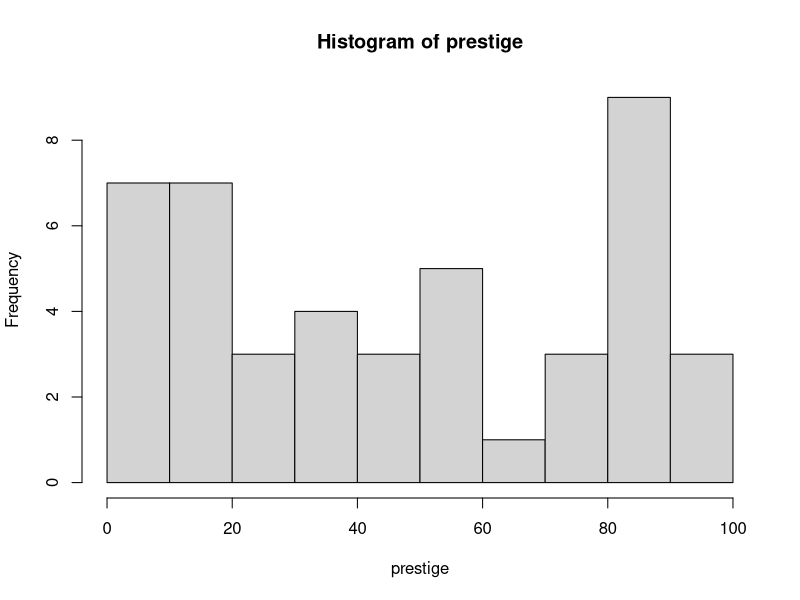
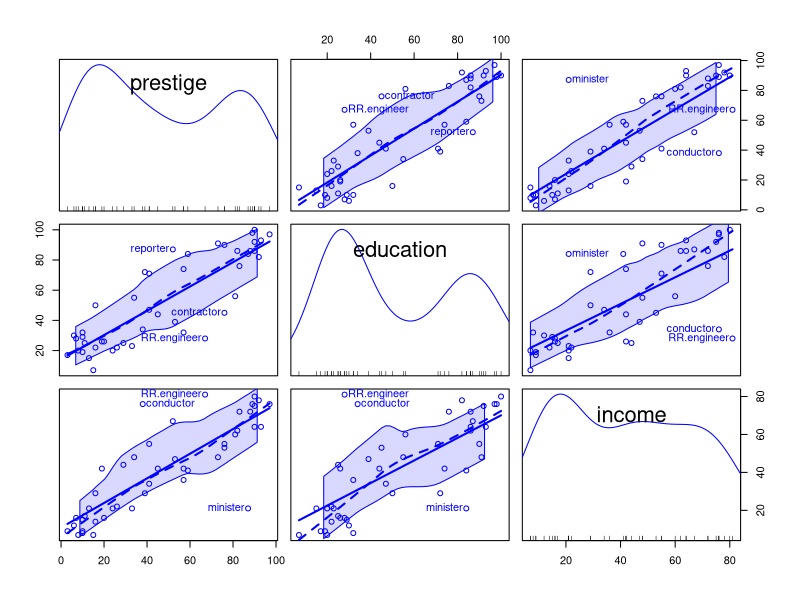
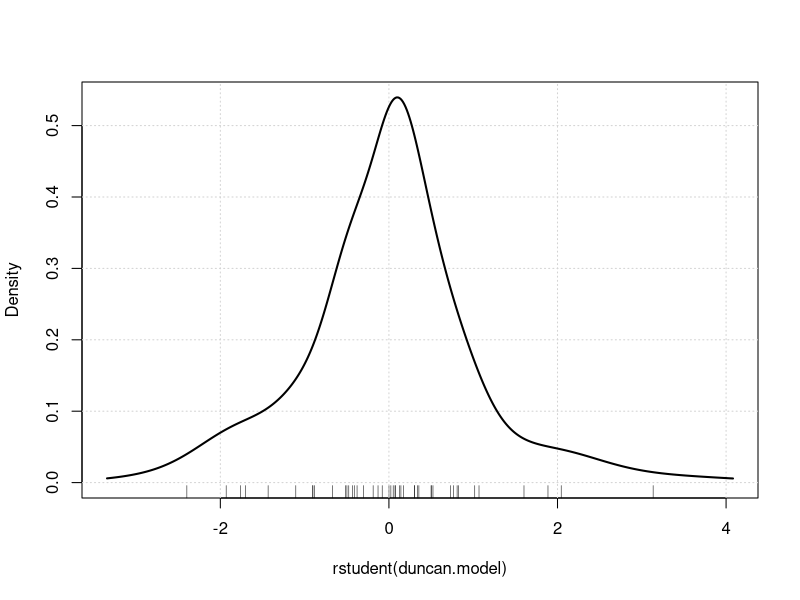
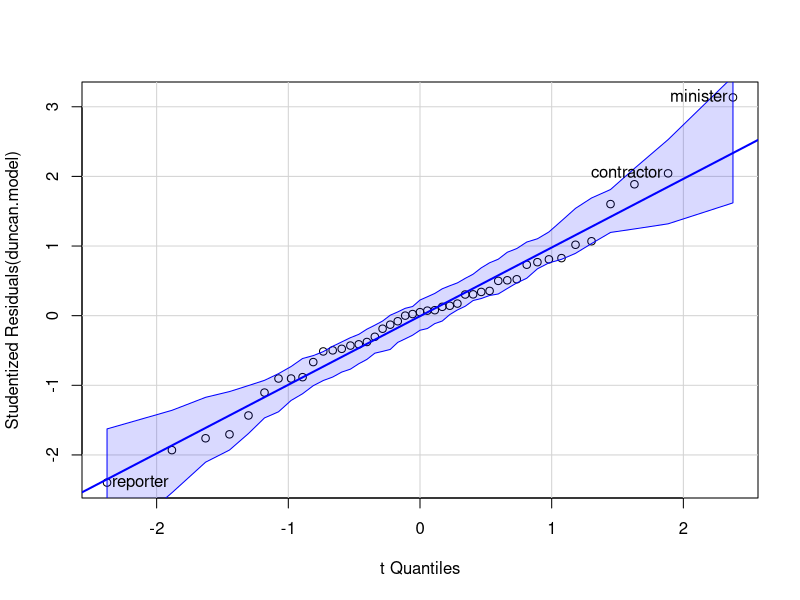
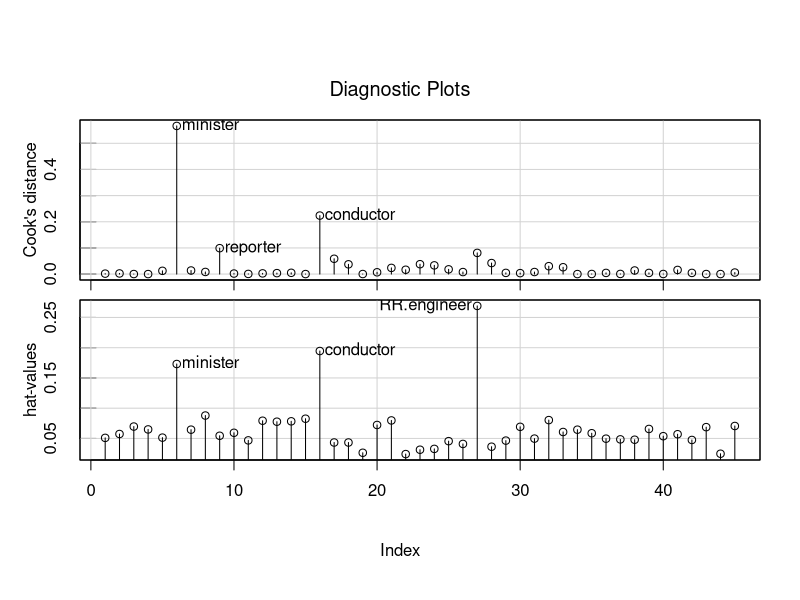
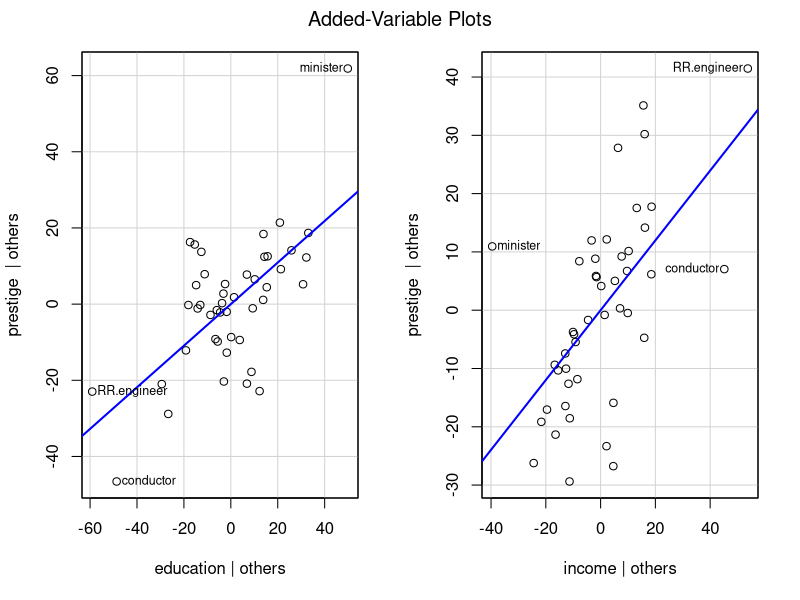
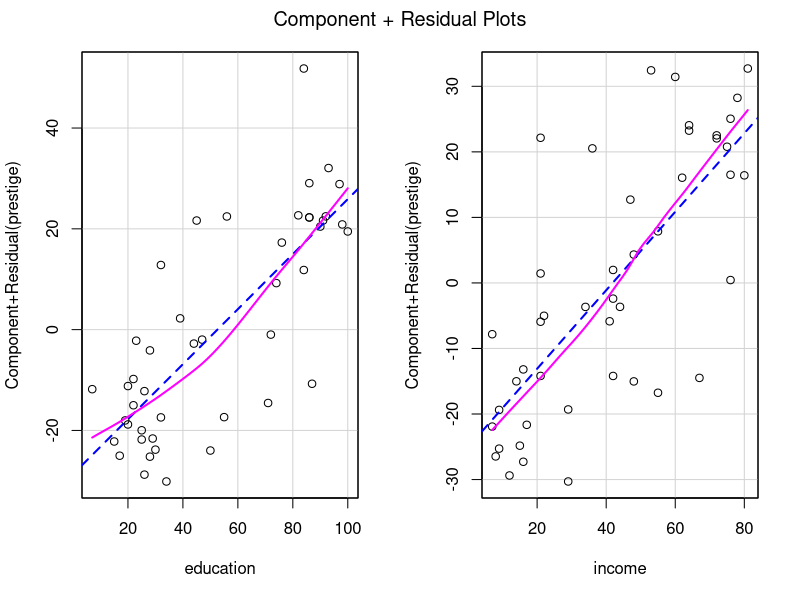

These figures' R source, in order:
## ---- chunk 1
knitr::opts_chunk$set(echo = TRUE)
## ---- chunk 2
library("car") # load car and carData packages
head(Duncan, n=10)
dim(Duncan)
## ---- chunk 3
summary(Duncan)
## ---- chunk 4
with(Duncan, hist(prestige))
## ---- chunk 5
scatterplotMatrix( ~ prestige + education + income, 
    id=list(n=3), data=Duncan)
## ---- chunk 6
(duncan.model <- lm(prestige ~ education + income, data=Duncan))
## ---- chunk 7
summary(duncan.model)
## ---- chunk 8
densityPlot(rstudent(duncan.model))
## ---- chunk 9
qqPlot(duncan.model, id=list(n=3))
## ---- chunk 10
outlierTest(duncan.model)
## ---- chunk 11
influenceIndexPlot(duncan.model, vars=c("Cook", "hat"), 
    id=list(n=3))
## ---- chunk 12
avPlots(duncan.model, 
    id=list(cex=0.75, n=3, method="mahal"))
## ---- chunk 13
crPlots(duncan.model, smooth=list(span=0.7))
## ---- chunk 14
ncvTest(duncan.model)
ncvTest(duncan.model, var.formula= ~ income + education)
## ---- chunk 15
whichNames(c("minister", "conductor"), Duncan)
duncan.model.2 <- update(duncan.model, subset=-c(6, 16))
summary(duncan.model.2)
## ---- chunk 16
compareCoefs(duncan.model, duncan.model.2)
